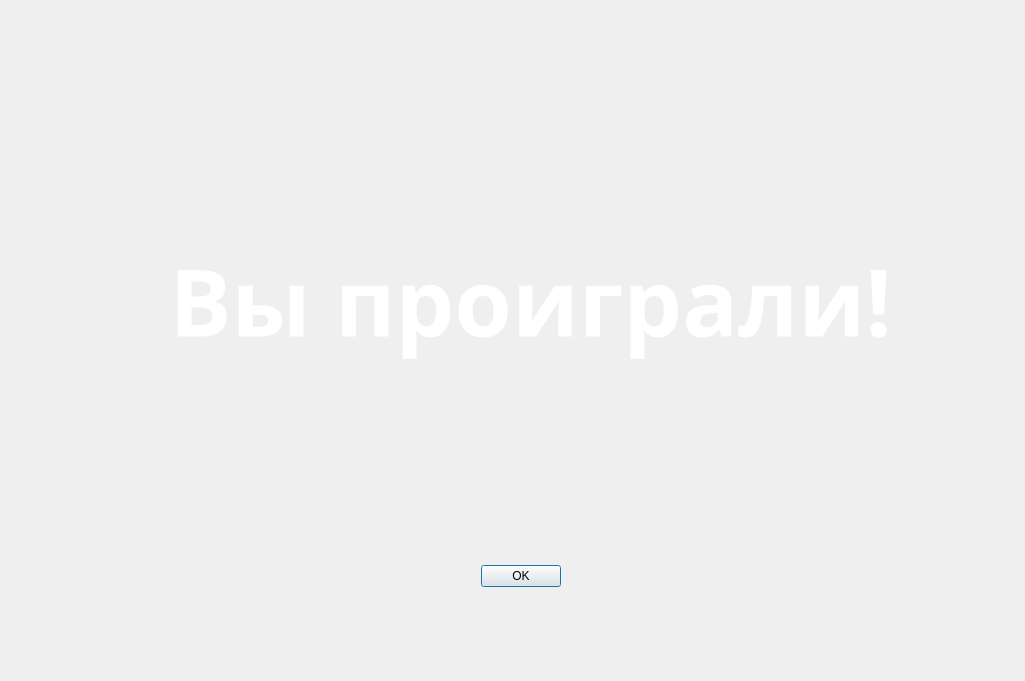
<?xml version="1.0" encoding="UTF-8"?>
<ui version="4.0">
 <class>DialogAboutLoss</class>
 <widget class="QDialog" name="DialogAboutLoss">
  <property name="geometry">
   <rect>
    <x>0</x>
    <y>0</y>
    <width>1025</width>
    <height>681</height>
   </rect>
  </property>
  <property name="windowTitle">
   <string>Dialog</string>
  </property>
  <widget class="QDialogButtonBox" name="buttonBox">
   <property name="geometry">
    <rect>
     <x>350</x>
     <y>560</y>
     <width>341</width>
     <height>32</height>
    </rect>
   </property>
   <property name="orientation">
    <enum>Qt::Horizontal</enum>
   </property>
   <property name="standardButtons">
    <set>QDialogButtonBox::Ok</set>
   </property>
   <property name="centerButtons">
    <bool>true</bool>
   </property>
  </widget>
  <widget class="QLabel" name="label">
   <property name="geometry">
    <rect>
     <x>150</x>
     <y>140</y>
     <width>761</width>
     <height>321</height>
    </rect>
   </property>
   <property name="font">
    <font>
     <family>Noto Serif Yezidi</family>
     <pointsize>70</pointsize>
     <bold>true</bold>
    </font>
   </property>
   <property name="styleSheet">
    <string notr="true">color: rgb(255, 255, 255);</string>
   </property>
   <property name="text">
    <string>Вы проиграли!</string>
   </property>
   <property name="alignment">
    <set>Qt::AlignCenter</set>
   </property>
  </widget>
 </widget>
 <resources/>
 <connections>
  <connection>
   <sender>buttonBox</sender>
   <signal>accepted()</signal>
   <receiver>DialogAboutLoss</receiver>
   <slot>accept()</slot>
   <hints>
    <hint type="sourcelabel">
     <x>248</x>
     <y>254</y>
    </hint>
    <hint type="destinationlabel">
     <x>157</x>
     <y>274</y>
    </hint>
   </hints>
  </connection>
  <connection>
   <sender>buttonBox</sender>
   <signal>rejected()</signal>
   <receiver>DialogAboutLoss</receiver>
   <slot>reject()</slot>
   <hints>
    <hint type="sourcelabel">
     <x>316</x>
     <y>260</y>
    </hint>
    <hint type="destinationlabel">
     <x>286</x>
     <y>274</y>
    </hint>
   </hints>
  </connection>
 </connections>
</ui>
